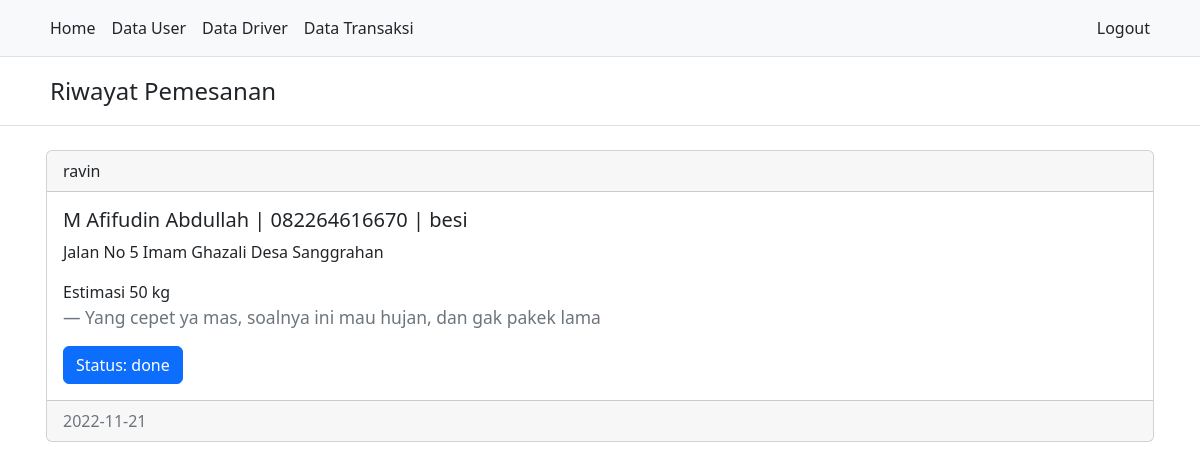
The page /admin-transaksi.php (signed in) on the database its author committed.
### tables this page shows
CREATE TABLE `transactions` (
  `id` int(10) UNSIGNED NOT NULL,
  `name` varchar(250) NOT NULL,
  `user_username` varchar(20) NOT NULL,
  `driver_username` varchar(20) DEFAULT NULL,
  `nohp` char(12) NOT NULL,
  `type` enum('plastik','kertas','besi') NOT NULL,
  `est` int(11) DEFAULT NULL,
  `address` varchar(255) NOT NULL,
  `trx_date` date NOT NULL DEFAULT current_timestamp(),
  `description` text NOT NULL,
  `status` enum('pending','process','done') NOT NULL DEFAULT 'pending'
);

### services/admin/fetch_transaction_service.php (called while the page is built, shortened)
<?php
require('./services/db_service.php');
try {
  $transactions = mysqli_query($conn, "select * from transactions");
} catch (\Throwable $th) {
  echo "<SCRIPT>alert('History gagal di dapatkan');window.location='./index.php'</SCRIPT>";
  return;
}

### admin-transaksi.php (the view, shortened to what this page needs)
<?php
require('./services/admin/fetch_transaction_service.php');
require('./components/header.php');
?>
<body>
  <?php
  require('./components/navigation.php');
  ?>
  <header class="py-3 mb-4 border-bottom">
    <div class="container">
      <a class="px-2 text-dark text-decoration-none">
        <span class="fs-4">Riwayat Pemesanan</span>
      </a>
    </div>
  </header>
  <div class="container px-3">
    <?php
    foreach ($transactions as $transaction) {
      $name = $transaction['name'];
      $driver_username = $transaction['driver_username'];
      $nohp = $transaction['nohp'];
      $type = $transaction['type'];
      $address = $transaction['address'];
      $trx_date = $transaction['trx_date'];
      $est = $transaction['est'];
      $description = $transaction['description'];
      $status = $transaction['status'];
      echo "
      <div class='card mb-3'>
        <div class='card-header'>
        $driver_username
        </div>
        <div class='card-body'>
          <h5 class='card-title'>$name | $nohp | $type</h5>
          <p class='card-text'>$address</p>
          <p class='card-text'>Estimasi $est kg</p>
          <blockquote class='blockquote mb-3 mt-3'>
            <footer class='blockquote-footer'>$description</footer>
          </blockquote>
          <span class='btn btn-primary'>Status: $status</a>
        </div>
        <div class='card-footer text-muted'>
          $trx_date
        </div>
      </div>
      ";
    }
    ?>
  </div>
</body>
<?php
require('./components/footer.php')
?>

### rows shown on the page
transactions: driver_username "ravin", name "M Afifudin Abdullah", nohp "082264616670", type "besi", address "Jalan No 5 Imam Ghazali Desa Sanggrahan", est "50", description "Yang cepet ya mas, soalnya ini mau hujan, dan gak pakek lama", status "done", trx_date "2022-11-21"
